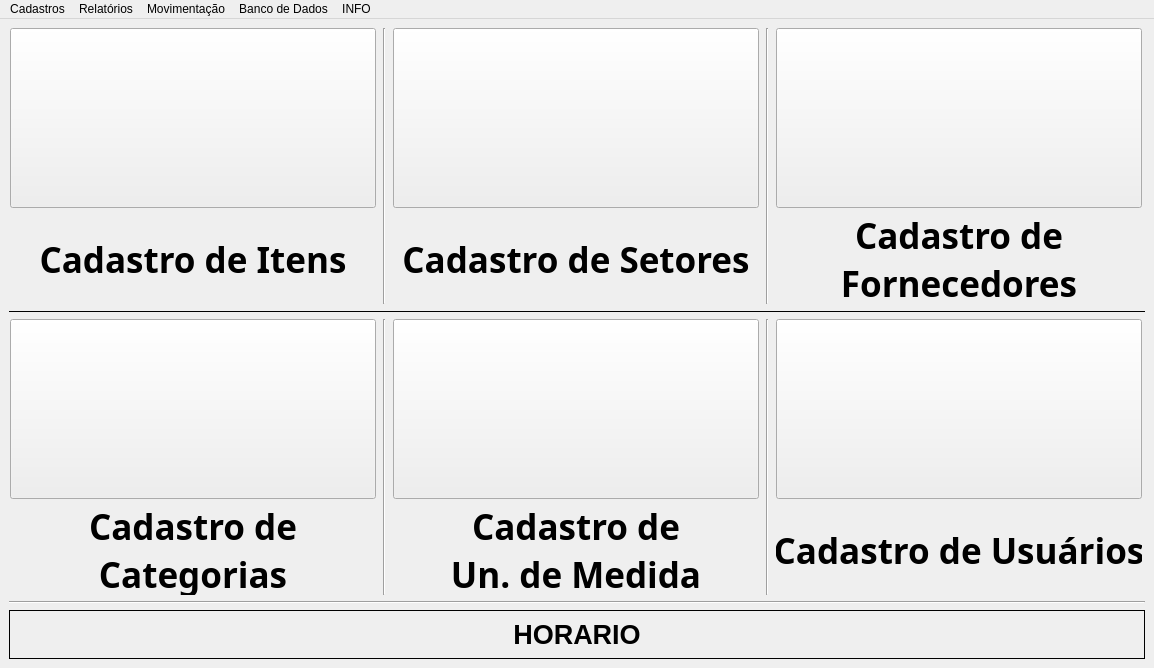
<?xml version="1.0" encoding="UTF-8"?>
<ui version="4.0">
 <class>MainWindow</class>
 <widget class="QMainWindow" name="MainWindow">
  <property name="geometry">
   <rect>
    <x>0</x>
    <y>0</y>
    <width>1154</width>
    <height>668</height>
   </rect>
  </property>
  <property name="sizePolicy">
   <sizepolicy hsizetype="Fixed" vsizetype="Fixed">
    <horstretch>0</horstretch>
    <verstretch>0</verstretch>
   </sizepolicy>
  </property>
  <property name="minimumSize">
   <size>
    <width>1154</width>
    <height>668</height>
   </size>
  </property>
  <property name="maximumSize">
   <size>
    <width>1154</width>
    <height>668</height>
   </size>
  </property>
  <property name="windowTitle">
   <string>RB Stocking</string>
  </property>
  <property name="windowIcon">
   <iconset>
    <normaloff>../Images/add_sectors2.gif</normaloff>../Images/add_sectors2.gif</iconset>
  </property>
  <widget class="QWidget" name="centralwidget">
   <layout class="QVBoxLayout" name="verticalLayout_7">
    <item>
     <layout class="QHBoxLayout" name="horizontalLayout">
      <item>
       <layout class="QVBoxLayout" name="verticalLayout">
        <item>
         <widget class="QPushButton" name="pushButton_cadastro_de_itens_menu">
          <property name="minimumSize">
           <size>
            <width>366</width>
            <height>180</height>
           </size>
          </property>
          <property name="maximumSize">
           <size>
            <width>366</width>
            <height>180</height>
           </size>
          </property>
          <property name="text">
           <string/>
          </property>
          <property name="icon">
           <iconset>
            <normaloff>../Images/add_item2.gif</normaloff>../Images/add_item2.gif</iconset>
          </property>
          <property name="iconSize">
           <size>
            <width>150</width>
            <height>150</height>
           </size>
          </property>
          <property name="autoRepeat">
           <bool>true</bool>
          </property>
          <property name="autoExclusive">
           <bool>false</bool>
          </property>
          <property name="autoRepeatDelay">
           <number>300</number>
          </property>
          <property name="autoRepeatInterval">
           <number>100</number>
          </property>
         </widget>
        </item>
        <item>
         <widget class="QLabel" name="label_cadastro_de_itens_menu">
          <property name="sizePolicy">
           <sizepolicy hsizetype="Minimum" vsizetype="Minimum">
            <horstretch>0</horstretch>
            <verstretch>0</verstretch>
           </sizepolicy>
          </property>
          <property name="minimumSize">
           <size>
            <width>366</width>
            <height>90</height>
           </size>
          </property>
          <property name="maximumSize">
           <size>
            <width>366</width>
            <height>90</height>
           </size>
          </property>
          <property name="font">
           <font>
            <family>Sitka Heading</family>
            <pointsize>26</pointsize>
            <bold>true</bold>
           </font>
          </property>
          <property name="text">
           <string>Cadastro de Itens</string>
          </property>
          <property name="alignment">
           <set>Qt::AlignCenter</set>
          </property>
         </widget>
        </item>
       </layout>
      </item>
      <item>
       <widget class="Line" name="line_2">
        <property name="orientation">
         <enum>Qt::Vertical</enum>
        </property>
       </widget>
      </item>
      <item>
       <layout class="QVBoxLayout" name="verticalLayout_2">
        <item>
         <widget class="QPushButton" name="pushButton_cadastro_setores">
          <property name="minimumSize">
           <size>
            <width>366</width>
            <height>180</height>
           </size>
          </property>
          <property name="maximumSize">
           <size>
            <width>366</width>
            <height>180</height>
           </size>
          </property>
          <property name="text">
           <string/>
          </property>
          <property name="icon">
           <iconset>
            <normaloff>../Images/add_sectors.gif</normaloff>../Images/add_sectors.gif</iconset>
          </property>
          <property name="iconSize">
           <size>
            <width>150</width>
            <height>150</height>
           </size>
          </property>
          <property name="autoRepeat">
           <bool>true</bool>
          </property>
          <property name="autoExclusive">
           <bool>false</bool>
          </property>
          <property name="autoRepeatDelay">
           <number>300</number>
          </property>
          <property name="autoRepeatInterval">
           <number>100</number>
          </property>
         </widget>
        </item>
        <item>
         <widget class="QLabel" name="label_cadastro_de_setores">
          <property name="sizePolicy">
           <sizepolicy hsizetype="Minimum" vsizetype="Minimum">
            <horstretch>0</horstretch>
            <verstretch>0</verstretch>
           </sizepolicy>
          </property>
          <property name="minimumSize">
           <size>
            <width>366</width>
            <height>90</height>
           </size>
          </property>
          <property name="maximumSize">
           <size>
            <width>366</width>
            <height>90</height>
           </size>
          </property>
          <property name="font">
           <font>
            <family>Sitka Heading</family>
            <pointsize>26</pointsize>
            <bold>true</bold>
           </font>
          </property>
          <property name="text">
           <string>Cadastro de Setores</string>
          </property>
          <property name="alignment">
           <set>Qt::AlignCenter</set>
          </property>
         </widget>
        </item>
       </layout>
      </item>
      <item>
       <widget class="Line" name="line_3">
        <property name="orientation">
         <enum>Qt::Vertical</enum>
        </property>
       </widget>
      </item>
      <item>
       <layout class="QVBoxLayout" name="verticalLayout_3">
        <item>
         <widget class="QPushButton" name="pushButton_cadastro_fornecedores">
          <property name="minimumSize">
           <size>
            <width>366</width>
            <height>180</height>
           </size>
          </property>
          <property name="maximumSize">
           <size>
            <width>366</width>
            <height>180</height>
           </size>
          </property>
          <property name="text">
           <string/>
          </property>
          <property name="icon">
           <iconset>
            <normaloff>../Images/add_fornecedor.gif</normaloff>../Images/add_fornecedor.gif</iconset>
          </property>
          <property name="iconSize">
           <size>
            <width>150</width>
            <height>150</height>
           </size>
          </property>
          <property name="autoRepeat">
           <bool>true</bool>
          </property>
          <property name="autoExclusive">
           <bool>false</bool>
          </property>
          <property name="autoRepeatDelay">
           <number>300</number>
          </property>
          <property name="autoRepeatInterval">
           <number>100</number>
          </property>
         </widget>
        </item>
        <item>
         <widget class="QLabel" name="label_cadastro_de_fornecedores">
          <property name="sizePolicy">
           <sizepolicy hsizetype="Minimum" vsizetype="Minimum">
            <horstretch>0</horstretch>
            <verstretch>0</verstretch>
           </sizepolicy>
          </property>
          <property name="minimumSize">
           <size>
            <width>366</width>
            <height>90</height>
           </size>
          </property>
          <property name="maximumSize">
           <size>
            <width>366</width>
            <height>90</height>
           </size>
          </property>
          <property name="font">
           <font>
            <family>Sitka Heading</family>
            <pointsize>26</pointsize>
            <bold>true</bold>
           </font>
          </property>
          <property name="text">
           <string>Cadastro de Fornecedores</string>
          </property>
          <property name="alignment">
           <set>Qt::AlignCenter</set>
          </property>
          <property name="wordWrap">
           <bool>true</bool>
          </property>
         </widget>
        </item>
       </layout>
      </item>
     </layout>
    </item>
    <item>
     <widget class="Line" name="line">
      <property name="frameShadow">
       <enum>QFrame::Plain</enum>
      </property>
      <property name="lineWidth">
       <number>1</number>
      </property>
      <property name="orientation">
       <enum>Qt::Horizontal</enum>
      </property>
     </widget>
    </item>
    <item>
     <layout class="QHBoxLayout" name="horizontalLayout_2">
      <item>
       <layout class="QVBoxLayout" name="verticalLayout_4">
        <item>
         <widget class="QPushButton" name="pushButton_cadastro_categorias">
          <property name="minimumSize">
           <size>
            <width>366</width>
            <height>180</height>
           </size>
          </property>
          <property name="maximumSize">
           <size>
            <width>366</width>
            <height>180</height>
           </size>
          </property>
          <property name="text">
           <string/>
          </property>
          <property name="icon">
           <iconset>
            <normaloff>../Images/add_categories.gif</normaloff>../Images/add_categories.gif</iconset>
          </property>
          <property name="iconSize">
           <size>
            <width>150</width>
            <height>150</height>
           </size>
          </property>
          <property name="autoRepeat">
           <bool>true</bool>
          </property>
          <property name="autoExclusive">
           <bool>false</bool>
          </property>
          <property name="autoRepeatDelay">
           <number>300</number>
          </property>
          <property name="autoRepeatInterval">
           <number>100</number>
          </property>
         </widget>
        </item>
        <item>
         <widget class="QLabel" name="label_cadastro_de_categorias">
          <property name="sizePolicy">
           <sizepolicy hsizetype="Minimum" vsizetype="Minimum">
            <horstretch>0</horstretch>
            <verstretch>0</verstretch>
           </sizepolicy>
          </property>
          <property name="minimumSize">
           <size>
            <width>366</width>
            <height>90</height>
           </size>
          </property>
          <property name="maximumSize">
           <size>
            <width>366</width>
            <height>90</height>
           </size>
          </property>
          <property name="font">
           <font>
            <family>Sitka Heading</family>
            <pointsize>26</pointsize>
            <bold>true</bold>
           </font>
          </property>
          <property name="text">
           <string>Cadastro de Categorias</string>
          </property>
          <property name="alignment">
           <set>Qt::AlignCenter</set>
          </property>
          <property name="wordWrap">
           <bool>true</bool>
          </property>
         </widget>
        </item>
       </layout>
      </item>
      <item>
       <widget class="Line" name="line_4">
        <property name="orientation">
         <enum>Qt::Vertical</enum>
        </property>
       </widget>
      </item>
      <item>
       <layout class="QVBoxLayout" name="verticalLayout_5">
        <item>
         <widget class="QPushButton" name="pushButton_cadastro_un_medida">
          <property name="minimumSize">
           <size>
            <width>366</width>
            <height>180</height>
           </size>
          </property>
          <property name="maximumSize">
           <size>
            <width>366</width>
            <height>180</height>
           </size>
          </property>
          <property name="text">
           <string/>
          </property>
          <property name="icon">
           <iconset>
            <normaloff>../Images/add_un_medidas.gif</normaloff>../Images/add_un_medidas.gif</iconset>
          </property>
          <property name="iconSize">
           <size>
            <width>150</width>
            <height>150</height>
           </size>
          </property>
          <property name="autoRepeat">
           <bool>true</bool>
          </property>
          <property name="autoExclusive">
           <bool>false</bool>
          </property>
          <property name="autoRepeatDelay">
           <number>300</number>
          </property>
          <property name="autoRepeatInterval">
           <number>100</number>
          </property>
         </widget>
        </item>
        <item>
         <widget class="QLabel" name="label_cadastro_de_un_medida">
          <property name="sizePolicy">
           <sizepolicy hsizetype="Minimum" vsizetype="Minimum">
            <horstretch>0</horstretch>
            <verstretch>0</verstretch>
           </sizepolicy>
          </property>
          <property name="minimumSize">
           <size>
            <width>366</width>
            <height>90</height>
           </size>
          </property>
          <property name="maximumSize">
           <size>
            <width>366</width>
            <height>90</height>
           </size>
          </property>
          <property name="font">
           <font>
            <family>Sitka Heading</family>
            <pointsize>26</pointsize>
            <bold>true</bold>
           </font>
          </property>
          <property name="text">
           <string>Cadastro de                   Un. de Medida</string>
          </property>
          <property name="alignment">
           <set>Qt::AlignCenter</set>
          </property>
          <property name="wordWrap">
           <bool>true</bool>
          </property>
         </widget>
        </item>
       </layout>
      </item>
      <item>
       <widget class="Line" name="line_5">
        <property name="orientation">
         <enum>Qt::Vertical</enum>
        </property>
       </widget>
      </item>
      <item>
       <layout class="QVBoxLayout" name="verticalLayout_6">
        <item>
         <widget class="QPushButton" name="pushButton_cadastro_usuarios">
          <property name="minimumSize">
           <size>
            <width>366</width>
            <height>180</height>
           </size>
          </property>
          <property name="maximumSize">
           <size>
            <width>366</width>
            <height>180</height>
           </size>
          </property>
          <property name="text">
           <string/>
          </property>
          <property name="icon">
           <iconset>
            <normaloff>../Images/add_user.gif</normaloff>../Images/add_user.gif</iconset>
          </property>
          <property name="iconSize">
           <size>
            <width>150</width>
            <height>150</height>
           </size>
          </property>
          <property name="autoRepeat">
           <bool>true</bool>
          </property>
          <property name="autoExclusive">
           <bool>false</bool>
          </property>
          <property name="autoRepeatDelay">
           <number>300</number>
          </property>
          <property name="autoRepeatInterval">
           <number>100</number>
          </property>
         </widget>
        </item>
        <item>
         <widget class="QLabel" name="label_cadastro_de_usuarios">
          <property name="sizePolicy">
           <sizepolicy hsizetype="Minimum" vsizetype="Minimum">
            <horstretch>0</horstretch>
            <verstretch>0</verstretch>
           </sizepolicy>
          </property>
          <property name="minimumSize">
           <size>
            <width>366</width>
            <height>90</height>
           </size>
          </property>
          <property name="maximumSize">
           <size>
            <width>366</width>
            <height>90</height>
           </size>
          </property>
          <property name="font">
           <font>
            <family>Sitka Heading</family>
            <pointsize>26</pointsize>
            <bold>true</bold>
           </font>
          </property>
          <property name="text">
           <string>Cadastro de Usuários</string>
          </property>
          <property name="alignment">
           <set>Qt::AlignCenter</set>
          </property>
         </widget>
        </item>
       </layout>
      </item>
     </layout>
    </item>
    <item>
     <widget class="Line" name="line_6">
      <property name="orientation">
       <enum>Qt::Horizontal</enum>
      </property>
     </widget>
    </item>
    <item>
     <widget class="QLabel" name="label_horario">
      <property name="font">
       <font>
        <pointsize>20</pointsize>
        <bold>true</bold>
       </font>
      </property>
      <property name="frameShape">
       <enum>QFrame::Panel</enum>
      </property>
      <property name="text">
       <string>HORARIO</string>
      </property>
      <property name="alignment">
       <set>Qt::AlignCenter</set>
      </property>
     </widget>
    </item>
   </layout>
  </widget>
  <widget class="QMenuBar" name="menubar">
   <property name="geometry">
    <rect>
     <x>0</x>
     <y>0</y>
     <width>1154</width>
     <height>22</height>
    </rect>
   </property>
   <widget class="QMenu" name="menuCadastros">
    <property name="title">
     <string>Cadastros</string>
    </property>
    <addaction name="actionCadastro_de_Item"/>
    <addaction name="actionCadastro_de_Setores"/>
    <addaction name="actionCadastro_de_Fornecedores"/>
    <addaction name="actionCadastro_de_Categorias"/>
    <addaction name="actionCadastro_de_Un_de_Medida"/>
    <addaction name="actionCadastro_de_Usu_rios"/>
    <addaction name="actionCadastro_de_tipos_de_Movimenta_o"/>
   </widget>
   <widget class="QMenu" name="menuRelat_rios">
    <property name="title">
     <string>Relatórios</string>
    </property>
    <widget class="QMenu" name="menuItens">
     <property name="title">
      <string>Itens</string>
     </property>
     <addaction name="actionItens_INFO"/>
     <addaction name="actionValores_Gerais_3"/>
     <addaction name="actionItens_X_Fornecedores"/>
     <addaction name="actionItens_X_Categorias"/>
    </widget>
    <addaction name="menuItens"/>
    <addaction name="actionFornecedores"/>
    <addaction name="actionUsu_rios"/>
    <addaction name="actionCategorias"/>
    <addaction name="actionUnidades_de_Medida"/>
    <addaction name="actionSetores"/>
    <addaction name="actionTipos_de_Movimenta_o"/>
   </widget>
   <widget class="QMenu" name="menuMovimenta_o">
    <property name="title">
     <string>Movimentação</string>
    </property>
    <widget class="QMenu" name="menuEntrada">
     <property name="title">
      <string>Entrada</string>
     </property>
     <addaction name="actionEntrada_de_Item"/>
     <addaction name="actionAjuste_Positivos"/>
    </widget>
    <widget class="QMenu" name="menuSa_da">
     <property name="title">
      <string>Saída</string>
     </property>
     <addaction name="actionAloca_o_em_Setor"/>
     <addaction name="actionAjustes_Negativos"/>
     <addaction name="actionPerda"/>
     <addaction name="actionDevolu_o"/>
    </widget>
    <addaction name="menuEntrada"/>
    <addaction name="menuSa_da"/>
   </widget>
   <widget class="QMenu" name="menuBanco_de_Dados">
    <property name="title">
     <string>Banco de Dados</string>
    </property>
    <addaction name="actionConectar_ao_Banco_de_Dados"/>
   </widget>
   <widget class="QMenu" name="menuINFO">
    <property name="title">
     <string>INFO</string>
    </property>
    <addaction name="actionSobre"/>
   </widget>
   <addaction name="menuCadastros"/>
   <addaction name="menuRelat_rios"/>
   <addaction name="menuMovimenta_o"/>
   <addaction name="menuBanco_de_Dados"/>
   <addaction name="menuINFO"/>
  </widget>
  <action name="actionCadastro_de_Item">
   <property name="text">
    <string>Cadastro de Item</string>
   </property>
  </action>
  <action name="actionCadastro_de_Setores">
   <property name="text">
    <string>Cadastro de Setores</string>
   </property>
  </action>
  <action name="actionCadastro_de_Fornecedores">
   <property name="text">
    <string>Cadastro de Fornecedores</string>
   </property>
  </action>
  <action name="actionCadastro_de_Categorias">
   <property name="text">
    <string>Cadastro de Categorias</string>
   </property>
  </action>
  <action name="actionCadastro_de_Un_de_Medida">
   <property name="text">
    <string>Cadastro de Un. de Medida</string>
   </property>
  </action>
  <action name="actionCadastro_de_Usu_rios">
   <property name="text">
    <string>Cadastro de Usuários</string>
   </property>
  </action>
  <action name="actionCadastro_de_tipos_de_Movimenta_o">
   <property name="text">
    <string>Cadastro de tipos de Movimentação</string>
   </property>
  </action>
  <action name="actionValores_Gerais">
   <property name="text">
    <string>Valores Gerais</string>
   </property>
  </action>
  <action name="actionFornecedores">
   <property name="text">
    <string>Fornecedores</string>
   </property>
  </action>
  <action name="actionUsu_rios">
   <property name="text">
    <string>Usuários</string>
   </property>
  </action>
  <action name="actionCategorias">
   <property name="text">
    <string>Categorias</string>
   </property>
  </action>
  <action name="actionUnidades_de_Medida">
   <property name="text">
    <string>Unidades de Medida</string>
   </property>
  </action>
  <action name="actionValores_Gerais_2">
   <property name="text">
    <string>Valores Gerais</string>
   </property>
  </action>
  <action name="actionItens_INFO">
   <property name="text">
    <string>Itens (INFO)</string>
   </property>
  </action>
  <action name="actionValores_Gerais_3">
   <property name="text">
    <string>Valores Gerais</string>
   </property>
  </action>
  <action name="actionItens_X_Fornecedores">
   <property name="text">
    <string>Itens X Fornecedores</string>
   </property>
  </action>
  <action name="actionItens_X_Categorias">
   <property name="text">
    <string>Itens X Categorias</string>
   </property>
  </action>
  <action name="actionSetores">
   <property name="text">
    <string>Setores</string>
   </property>
  </action>
  <action name="actionTipos_de_Movimenta_o">
   <property name="text">
    <string>Tipos de Movimentação</string>
   </property>
  </action>
  <action name="actionEntrada_de_Item">
   <property name="text">
    <string>Compra/Entrada</string>
   </property>
  </action>
  <action name="actionAjuste_Positivos">
   <property name="text">
    <string>Ajuste Positivos</string>
   </property>
  </action>
  <action name="actionAloca_o_em_Setor">
   <property name="text">
    <string>Alocação em Setor</string>
   </property>
  </action>
  <action name="actionAjustes_Negativos">
   <property name="text">
    <string>Ajustes Negativos</string>
   </property>
  </action>
  <action name="actionPerda">
   <property name="text">
    <string>Perda</string>
   </property>
  </action>
  <action name="actionDevolu_o">
   <property name="text">
    <string>Devolução</string>
   </property>
  </action>
  <action name="actionConectar_ao_Banco_de_Dados">
   <property name="text">
    <string>Conectar ao Banco de Dados</string>
   </property>
  </action>
  <action name="actionSobre">
   <property name="text">
    <string>Sobre...</string>
   </property>
  </action>
 </widget>
 <resources/>
 <connections/>
</ui>
